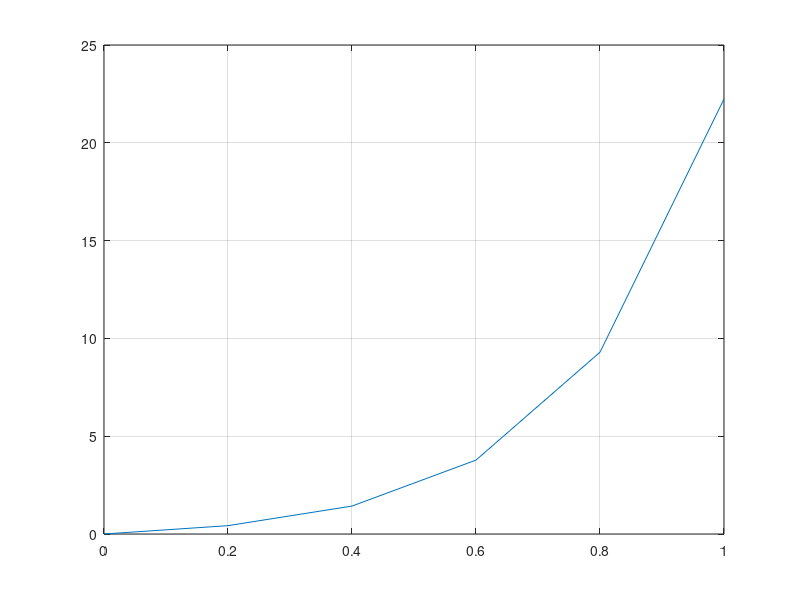

MATLAB code for this plot:
% % Prozess Identifikation 1
% % @file    u2_2_halbleiterdioden.m
% % @author  Marcos Pereira
% % @date    22.05.2014
% % @attention Copyright (C) 2014

% diode equation: i = I_0 * (exp(u/(m*U_T))-1)
% approximation: i = I_0 * exp(u/(m*U_T))
% natural logarithm to obtain linearized equation
% write equation in the form: f = p1*a1 + p2*a2
% write in the matrix representation
% solve "Normalengleichung": 
% p_estimated =
% inv(transpose(phi)*phi)*transpose(phi)*measured_values_matrix

% given measured data from voltage and current from diode
u = [0.45 0.5 0.6 0.7 0.75];
i = [2 3 4 6 8];

aux = ones(1,length(u));

% approximation
y_ln_i = log(i);
y_ln_i = transpose(y_ln_i);

% modell measured values
phi = [aux; u];
phi = transpose(phi);
phi_t = transpose(phi);

% solving "Normalengleichung"
p_estimated = inv(phi_t*phi)*phi_t*y_ln_i; 

% p1 = log (I_0)
p_estimated(1) = exp(p_estimated(1));

u_variable = 0:0.2:1;
i_with_parameters = p_estimated(1)*(exp(p_estimated(2)*u_variable)-1);

plot(u_variable,i_with_parameters);
grid on;